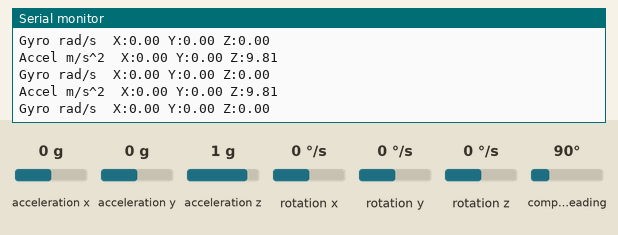
A sketch run on a simulated Arduino Uno, built with avr-gcc and run on an emulated ATmega328P. On the bench: the last lines printed to the serial monitor. Inputs (shaded band) come from the test bench; at power-on: rotation x 0 °/s, acceleration x 0 g, acceleration y 0 g, acceleration z 1 g, rotation y 0 °/s, rotation z 0 °/s, compass heading 90°.

Above: at 2.2 s.
2.3 s: rotation x set to -192 °/s
At 2.65 s:
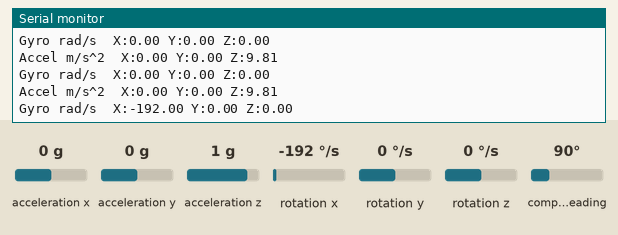
5.3 s: acceleration x set to -1.4 g
At 5.41 s:
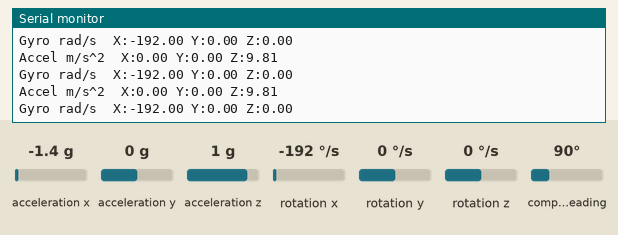
8.3 s: acceleration y set to -1.4 g
At 8.42 s:
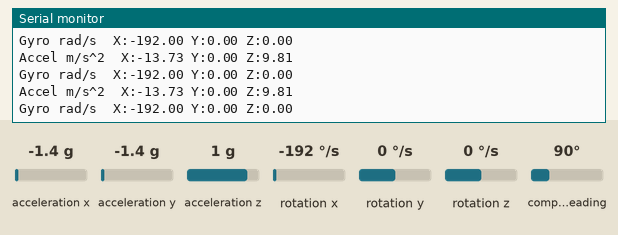
11.3 s: acceleration x set to -0.8 g
At 11.45 s:
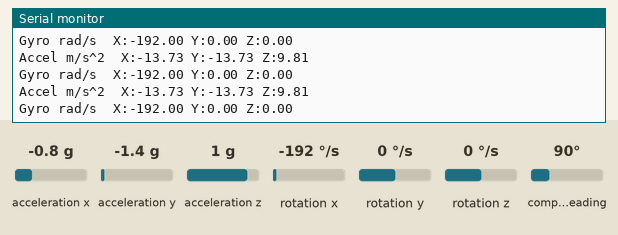
14.3 s: acceleration y set to -0.8 g
At 14.47 s:
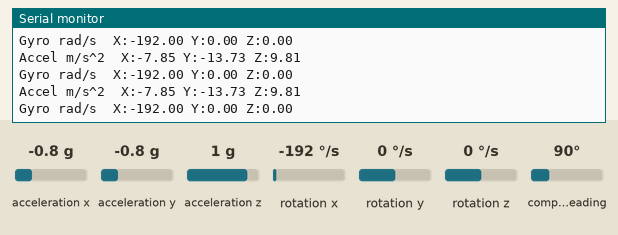
17.3 s: rotation x set to 0 °/s
At 17.48 s:
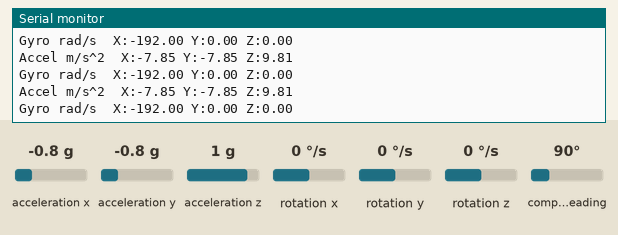
Timing chart, 0 to 20.3 s (numbered marks = the images above; inputs shaded):
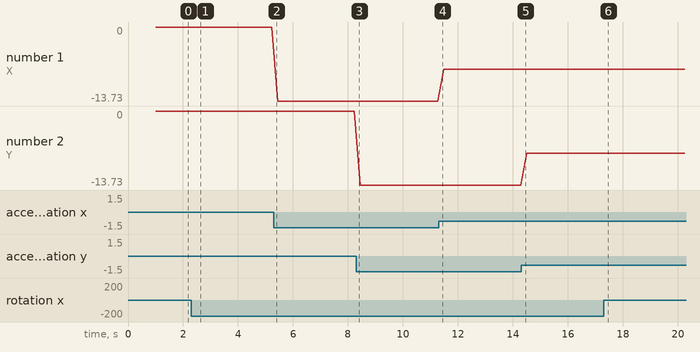

Measured:
- after the input at 2.3 s, the serial monitor: prints a new line after 0.21 s (image 1)
- plotted number 1: 0 → -13.73 after the input at 5.3 s, -13.73 → -7.85 after the input at 11.3 s

The sketch:

aceleracion_velocidad_angular.ino
```cpp
#include <Wire.h>
#include <Adafruit_Sensor.h>
#include <Adafruit_BNO055.h>
#include <utility/imumaths.h>

Adafruit_BNO055 bno = Adafruit_BNO055(55);

void setup(void)
{
  Serial.begin(9600);
  Serial.println("Orientation Sensor Test"); Serial.println("");

  if(!bno.begin())
  {
    Serial.print("Ooops, no BNO055 detected ... Check your wiring or I2C ADDR!");
    while(1);
  }

  delay(1000);

  bno.setExtCrystalUse(true);
}

void loop() {
  imu::Vector<3> accel = bno.getVector(Adafruit_BNO055::VECTOR_ACCELEROMETER);
  imu::Vector<3> gyro  = bno.getVector(Adafruit_BNO055::VECTOR_GYROSCOPE);

  Serial.print("Accel m/s^2  X:");
  Serial.print(accel.x(), 2);
  Serial.print(" Y:");
  Serial.print(accel.y(), 2);
  Serial.print(" Z:");
  Serial.println(accel.z(), 2);

  Serial.print("Gyro rad/s  X:");
  Serial.print(gyro.x(), 2);
  Serial.print(" Y:");
  Serial.print(gyro.y(), 2);
  Serial.print(" Z:");
  Serial.println(gyro.z(), 2);

  Serial.println();
  delay(200);
}

/*
Calculo de la aceleracion en m/s^2 usando getVector(Adafruit_BNO055::VECTOR_ACCELEROMETER) y la velocidad angular en
rad/s usando getVector(Adafruit_BNO055::VECTOR_GYROSCOPE).
Incluye ambos la gravedad (+-9.81 m/s^2 en el eje Z) y la velocidad del movimiento (accelerometro) y rotacion (gyro) del sensor.
Actua como un sensor IMU (Inertial Measurement Unit).
*/
```
